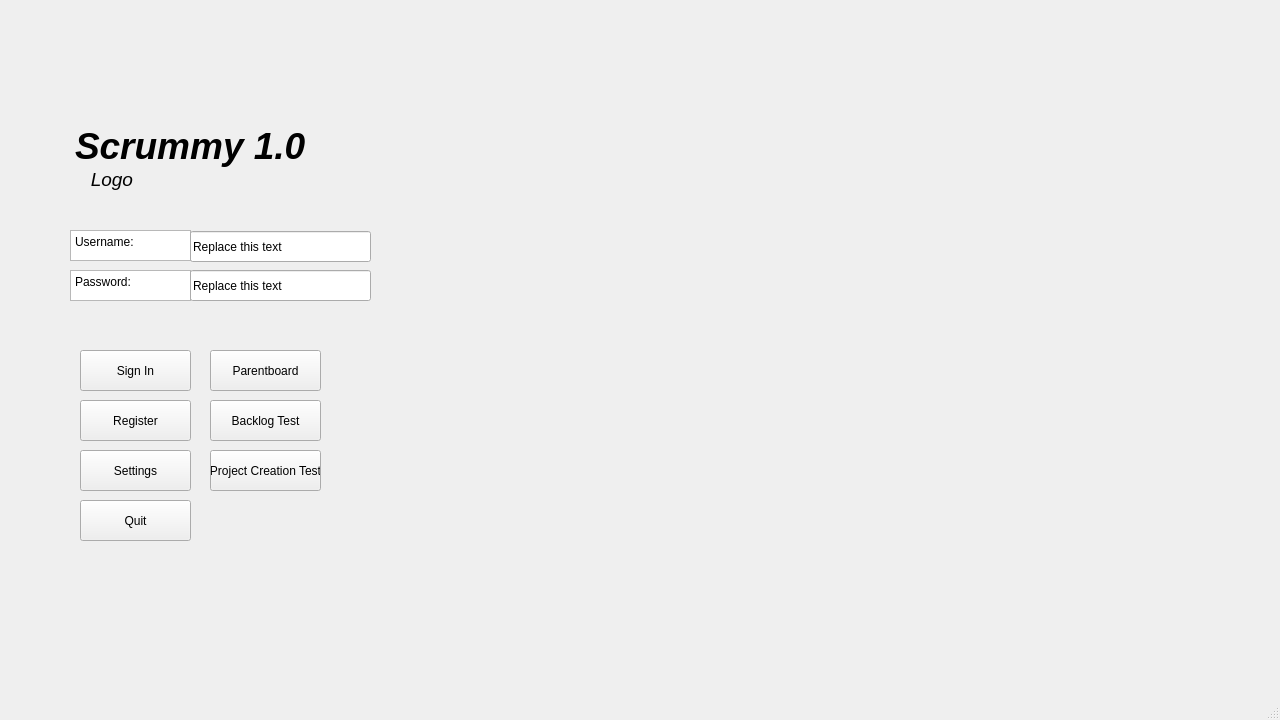
<?xml version="1.0" encoding="UTF-8"?>
<ui version="4.0">
 <class>MainWindow</class>
 <widget class="QMainWindow" name="MainWindow">
  <property name="geometry">
   <rect>
    <x>0</x>
    <y>0</y>
    <width>1280</width>
    <height>720</height>
   </rect>
  </property>
  <property name="minimumSize">
   <size>
    <width>1280</width>
    <height>720</height>
   </size>
  </property>
  <property name="maximumSize">
   <size>
    <width>1280</width>
    <height>720</height>
   </size>
  </property>
  <property name="windowTitle">
   <string>MainWindow</string>
  </property>
  <widget class="QWidget" name="centralwidget">
   <widget class="QLabel" name="bg_main">
    <property name="geometry">
     <rect>
      <x>10</x>
      <y>-130</y>
      <width>2621</width>
      <height>1921</height>
     </rect>
    </property>
    <property name="styleSheet">
     <string notr="true">background-color: rgba(255, 255, 255, 0%)</string>
    </property>
    <property name="text">
     <string/>
    </property>
   </widget>
   <widget class="QTextBrowser" name="textBrowser_2">
    <property name="geometry">
     <rect>
      <x>70</x>
      <y>230</y>
      <width>121</width>
      <height>31</height>
     </rect>
    </property>
    <property name="html">
     <string>&lt;!DOCTYPE HTML PUBLIC &quot;-//W3C//DTD HTML 4.0//EN&quot; &quot;http://www.w3.org/TR/REC-html40/strict.dtd&quot;&gt;
&lt;html&gt;&lt;head&gt;&lt;meta name=&quot;qrichtext&quot; content=&quot;1&quot; /&gt;&lt;meta charset=&quot;utf-8&quot; /&gt;&lt;style type=&quot;text/css&quot;&gt;
p, li { white-space: pre-wrap; }
hr { height: 1px; border-width: 0; }
li.unchecked::marker { content: &quot;\2610&quot;; }
li.checked::marker { content: &quot;\2612&quot;; }
&lt;/style&gt;&lt;/head&gt;&lt;body style=&quot; font-family:'Segoe UI'; font-size:9pt; font-weight:400; font-style:normal;&quot;&gt;
&lt;p style=&quot; margin-top:0px; margin-bottom:0px; margin-left:0px; margin-right:0px; -qt-block-indent:0; text-indent:0px;&quot;&gt;Username:&lt;/p&gt;&lt;/body&gt;&lt;/html&gt;</string>
    </property>
   </widget>
   <widget class="QTextBrowser" name="textBrowser">
    <property name="geometry">
     <rect>
      <x>70</x>
      <y>120</y>
      <width>301</width>
      <height>90</height>
     </rect>
    </property>
    <property name="autoFillBackground">
     <bool>false</bool>
    </property>
    <property name="styleSheet">
     <string notr="true">background-color: rgba(255, 255, 255, 0%)</string>
    </property>
    <property name="html">
     <string>&lt;!DOCTYPE HTML PUBLIC &quot;-//W3C//DTD HTML 4.0//EN&quot; &quot;http://www.w3.org/TR/REC-html40/strict.dtd&quot;&gt;
&lt;html&gt;&lt;head&gt;&lt;meta name=&quot;qrichtext&quot; content=&quot;1&quot; /&gt;&lt;meta charset=&quot;utf-8&quot; /&gt;&lt;style type=&quot;text/css&quot;&gt;
p, li { white-space: pre-wrap; }
hr { height: 1px; border-width: 0; }
li.unchecked::marker { content: &quot;\2610&quot;; }
li.checked::marker { content: &quot;\2612&quot;; }
&lt;/style&gt;&lt;/head&gt;&lt;body style=&quot; font-family:'Segoe UI'; font-size:9pt; font-weight:400; font-style:normal;&quot;&gt;
&lt;p style=&quot; margin-top:0px; margin-bottom:0px; margin-left:0px; margin-right:0px; -qt-block-indent:0; text-indent:0px;&quot;&gt;&lt;span style=&quot; font-size:28pt; font-weight:700; font-style:italic; color:#000000;&quot;&gt;Scrummy 1.0&lt;/span&gt;&lt;/p&gt;
&lt;p style=&quot; margin-top:0px; margin-bottom:0px; margin-left:0px; margin-right:0px; -qt-block-indent:0; text-indent:0px;&quot;&gt;&lt;span style=&quot; font-size:14pt; font-style:italic; color:#000000;&quot;&gt;   Logo&lt;/span&gt;&lt;/p&gt;&lt;/body&gt;&lt;/html&gt;</string>
    </property>
   </widget>
   <widget class="QPushButton" name="quitButton">
    <property name="geometry">
     <rect>
      <x>80</x>
      <y>500</y>
      <width>111</width>
      <height>41</height>
     </rect>
    </property>
    <property name="text">
     <string>Quit</string>
    </property>
   </widget>
   <widget class="QPushButton" name="registerbutton_main">
    <property name="geometry">
     <rect>
      <x>80</x>
      <y>400</y>
      <width>111</width>
      <height>41</height>
     </rect>
    </property>
    <property name="text">
     <string>Register</string>
    </property>
   </widget>
   <widget class="QPushButton" name="pushButton">
    <property name="geometry">
     <rect>
      <x>80</x>
      <y>350</y>
      <width>111</width>
      <height>41</height>
     </rect>
    </property>
    <property name="text">
     <string>Sign In</string>
    </property>
   </widget>
   <widget class="QPushButton" name="settingsbutton_main">
    <property name="geometry">
     <rect>
      <x>80</x>
      <y>450</y>
      <width>111</width>
      <height>41</height>
     </rect>
    </property>
    <property name="text">
     <string>Settings</string>
    </property>
   </widget>
   <widget class="QTextBrowser" name="textBrowser_3">
    <property name="geometry">
     <rect>
      <x>70</x>
      <y>270</y>
      <width>121</width>
      <height>31</height>
     </rect>
    </property>
    <property name="html">
     <string>&lt;!DOCTYPE HTML PUBLIC &quot;-//W3C//DTD HTML 4.0//EN&quot; &quot;http://www.w3.org/TR/REC-html40/strict.dtd&quot;&gt;
&lt;html&gt;&lt;head&gt;&lt;meta name=&quot;qrichtext&quot; content=&quot;1&quot; /&gt;&lt;meta charset=&quot;utf-8&quot; /&gt;&lt;style type=&quot;text/css&quot;&gt;
p, li { white-space: pre-wrap; }
hr { height: 1px; border-width: 0; }
li.unchecked::marker { content: &quot;\2610&quot;; }
li.checked::marker { content: &quot;\2612&quot;; }
&lt;/style&gt;&lt;/head&gt;&lt;body style=&quot; font-family:'Segoe UI'; font-size:9pt; font-weight:400; font-style:normal;&quot;&gt;
&lt;p style=&quot; margin-top:0px; margin-bottom:0px; margin-left:0px; margin-right:0px; -qt-block-indent:0; text-indent:0px;&quot;&gt;Password:&lt;/p&gt;&lt;/body&gt;&lt;/html&gt;</string>
    </property>
   </widget>
   <widget class="QLineEdit" name="lineEdit">
    <property name="geometry">
     <rect>
      <x>190</x>
      <y>231</y>
      <width>181</width>
      <height>31</height>
     </rect>
    </property>
    <property name="text">
     <string>Replace this text</string>
    </property>
   </widget>
   <widget class="QLineEdit" name="lineEdit_2">
    <property name="geometry">
     <rect>
      <x>190</x>
      <y>270</y>
      <width>181</width>
      <height>31</height>
     </rect>
    </property>
    <property name="text">
     <string>Replace this text</string>
    </property>
   </widget>
   <widget class="QPushButton" name="parentboardButton">
    <property name="geometry">
     <rect>
      <x>210</x>
      <y>350</y>
      <width>111</width>
      <height>41</height>
     </rect>
    </property>
    <property name="text">
     <string>Parentboard</string>
    </property>
   </widget>
   <widget class="QPushButton" name="backlog_test">
    <property name="geometry">
     <rect>
      <x>210</x>
      <y>400</y>
      <width>111</width>
      <height>41</height>
     </rect>
    </property>
    <property name="text">
     <string>Backlog Test</string>
    </property>
   </widget>
   <widget class="QPushButton" name="ProjectCreationTesButton">
    <property name="geometry">
     <rect>
      <x>210</x>
      <y>450</y>
      <width>111</width>
      <height>41</height>
     </rect>
    </property>
    <property name="text">
     <string>Project Creation Test</string>
    </property>
   </widget>
  </widget>
  <widget class="QMenuBar" name="menubar">
   <property name="geometry">
    <rect>
     <x>0</x>
     <y>0</y>
     <width>1280</width>
     <height>21</height>
    </rect>
   </property>
  </widget>
  <widget class="QStatusBar" name="statusbar"/>
 </widget>
 <resources/>
 <connections/>
</ui>
